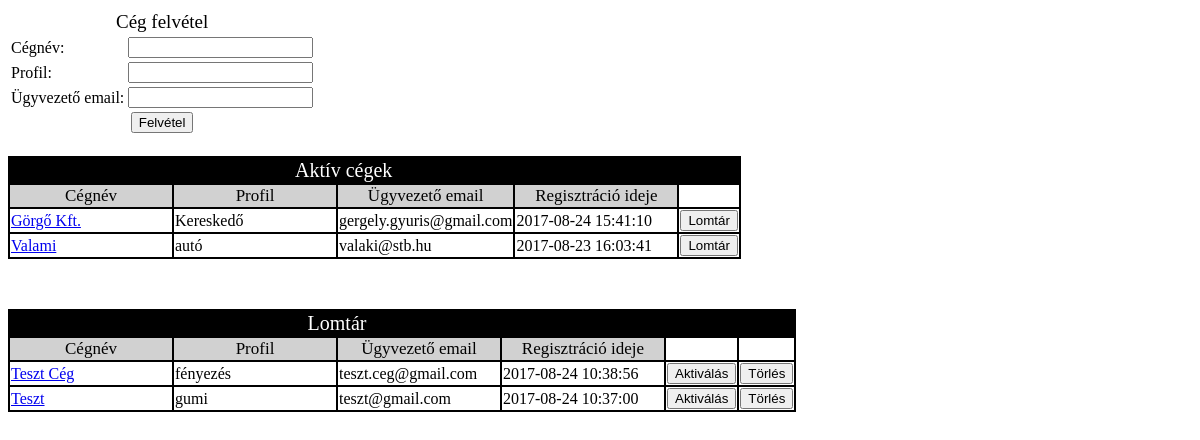
The page / on the database its author committed.
### tables this page shows
CREATE TABLE `ugyvezeto_adatok` (
  `ugyvezeto_id` int(11) NOT NULL,
  `ceg_id` int(11) NOT NULL,
  `ugyvezeto_email` varchar(250) NOT NULL,
  `statusz` varchar(1) NOT NULL
);

CREATE TABLE `ceg_adatok` (
  `ceg_id` int(11) NOT NULL,
  `ceg_nev` varchar(200) NOT NULL,
  `ceg_profil` varchar(200) NOT NULL,
  `ceg_regisztracio` datetime NOT NULL,
  `statusz` varchar(1) NOT NULL
);

### includes/c_lomtar.php (the view, shortened to what this page needs)
<?php
include('sql.php');
$ceg_lomtar = mysqli_query($adb, "
							     SELECT *
							     FROM ceg_adatok, ugyvezeto_adatok
							     WHERE ugyvezeto_adatok.ceg_id = ceg_adatok.ceg_id AND
								       ugyvezeto_adatok.statusz = 'A'			  AND
								       ceg_adatok.statusz = 'I'
							     ORDER BY ceg_regisztracio DESC
							     ");
print"
	<table id='lomtar_ceg'>
		<tr>
			<td colspan='4' class='cim'>Lomtár</td>
		</tr>
		<tr>
			<td class='title'>Cégnév</td>
			<td class='title'>Profil</td>
			<td class='title'>Ügyvezető email</td>
			<td class='title'>Regisztráció ideje</td>
			<td>&nbsp;</td>
			<td>&nbsp;</td>
		</tr>
";
while($c_l = mysqli_fetch_array($ceg_lomtar))
{
	print"
		<tr>
			<td><a href='href/ceg_adatok.php?c_adat=$c_l[ceg_id]'>$c_l[ceg_nev]</td></a>
			<td>$c_l[ceg_profil]</td>
			<td>$c_l[ugyvezeto_email]</td>
			<td>$c_l[ceg_regisztracio]</td>
			<form action='actions/ceg_aktiv.php' method='post' target='ablak'>
				<td><input name='ceg_id_a' type='hidden' value='$c_l[ceg_id]'><input type='submit' value='Aktiválás'></td>
			</form>
			<form action='actions/ceg_torol.php' method='post' target='ablak'>
				<td><input name='ceg_id_t' type='hidden' value='$c_l[ceg_id]'><input type='submit' value='Törlés'></td>
			</form>
		</tr>
	";
}
print"
	</table>
";

### index.php (shortened to what this page needs)
<head>
	<link rel='stylesheet' type='text/css' href='css/index.css'>
</head>
<?php
include('includes/ceg_felvetel.php');
include('includes/aktiv_cegek.php');
include('includes/c_lomtar.php');

### includes/ceg_felvetel.php
<form action='actions/ceg_felvesz.php' method='post' target='ablak'>
	<table id="ceg_felvesz">
		<tr>
			<td colspan="2" class="cim">Cég felvétel</td>
		</tr>
		<tr>
			<td>Cégnév:</td>
			<td><input type="text" name="ceg_nev"></td>
		</tr>
		<tr>
			<td>Profil:</td>
			<td><input type="text" name="profil"></td>
		</tr>
		<tr>
			<td>Ügyvezető email:</td>
			<td><input type="email" name="ugyvezeto_email"></td>
		</tr>
		<tr>
			<td colspan="2" class="gomb"><input type="submit" name="felvetel" value="Felvétel"></td>
		</tr>
	</table>
</form>

### includes/aktiv_cegek.php (shortened to what this page needs)
<?php
include('sql.php');
$ceg_aktiv = mysqli_query($adb, "
								SELECT *
								FROM ceg_adatok, ugyvezeto_adatok
								WHERE ugyvezeto_adatok.ceg_id = ceg_adatok.ceg_id AND
									  ugyvezeto_adatok.statusz = 'A'			  AND
									  ceg_adatok.statusz = 'A'
								ORDER BY ceg_regisztracio DESC
							    ");
print"
	<table id='aktiv_ceg'>
		<tr>
			<td colspan='4' class='cim'>Aktív cégek</td>
		</tr>
		<tr>
			<td class='title'>Cégnév</td>
			<td class='title'>Profil</td>
			<td class='title'>Ügyvezető email</td>
			<td class='title'>Regisztráció ideje</td>
			<td>&nbsp;</td>
		</tr>
";
while($c_a = mysqli_fetch_array($ceg_aktiv))
{
	print"
		<tr>
			<td><a href='href/ceg_adatok.php?c_adat=$c_a[ceg_id]'>$c_a[ceg_nev]</a></td>
			<td>$c_a[ceg_profil]</td>
			<td>$c_a[ugyvezeto_email]</td>
			<td>$c_a[ceg_regisztracio]</td>
			<form action='actions/ceg_lomtar.php' method='post' target='ablak'>
				<td><input name='ceg_id_l' type='hidden' value='$c_a[ceg_id]'><input type='submit' value='Lomtár'></td>
			</form>
		</tr>
	";
}
print"
	</table>
";

### css/index.css (style rules this page uses)
#ceg_felvesz td.cim, #ugyvezeto_felvesz td.cim { font-size: 19px; text-align: center; }
#ceg_felvesz td.gomb, #ugyvezeto_felvesz td.gomb { text-align: center; }
#aktiv_ceg { margin-top: 20px; background-color: black; }
#aktiv_ceg td { background-color: white; }
#aktiv_ceg td.cim { font-size: 20px; text-align: center; background-color: black; color: white; }
#aktiv_ceg td.title { width: 160px; background-color: #D1D1D1; font-size: 17px; text-align: center; }
#lomtar_ceg, #lomtar_ugyvezeto { margin-top: 50px; background-color: black; }
#lomtar_ceg td, #lomtar_ugyvezeto td { background-color: white; }
#lomtar_ceg td.cim, #lomtar_ugyvezeto td.cim { font-size: 20px; text-align: center; background-color: black; color: white; }
#lomtar_ceg td.title, #lomtar_ugyvezeto td.title { width: 160px; background-color: #D1D1D1; font-size: 17px; text-align: center; }

### rows shown on the page
ugyvezeto_adatok: ceg.ceg_nev "Görgő Kft.", ceg.ceg_profil "Kereskedő", ugyvezeto_email "gergely.gyuris@gmail.com", ceg.ceg_regisztracio "2017-08-24 15:41:10"
ugyvezeto_adatok: ceg.ceg_nev "Valami", ceg.ceg_profil "autó", ugyvezeto_email "valaki@stb.hu", ceg.ceg_regisztracio "2017-08-23 16:03:41"
ugyvezeto_adatok: ceg.ceg_nev "Teszt Cég", ceg.ceg_profil "fényezés", ugyvezeto_email "teszt.ceg@gmail.com", ceg.ceg_regisztracio "2017-08-24 10:38:56"
ugyvezeto_adatok: ceg.ceg_nev "Teszt", ceg.ceg_profil "gumi", ugyvezeto_email "teszt@gmail.com", ceg.ceg_regisztracio "2017-08-24 10:37:00"
